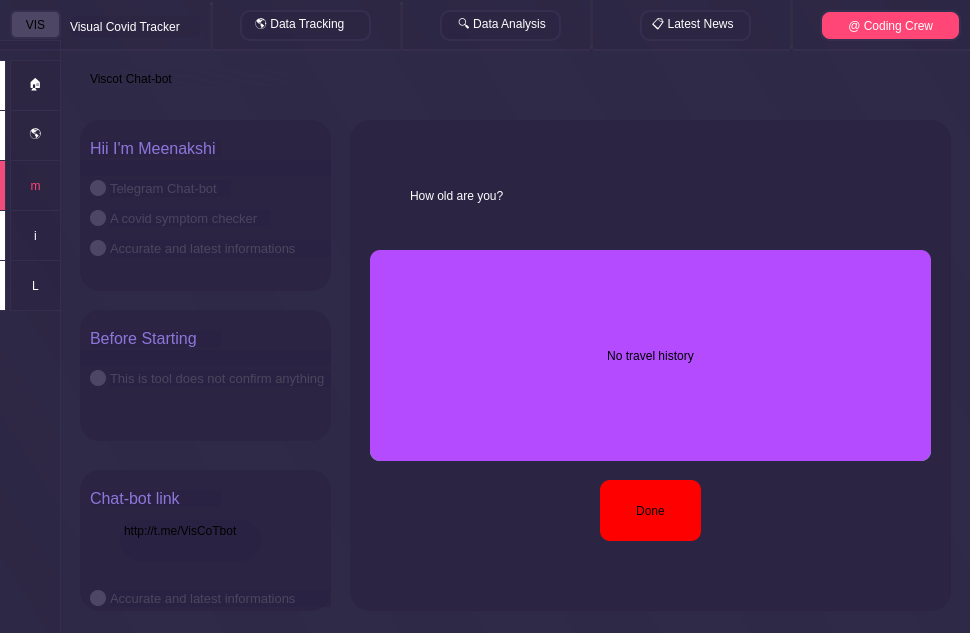
<?xml version="1.0" encoding="UTF-8"?>
<ui version="4.0">
 <class>MainWindow</class>
 <widget class="QMainWindow" name="MainWindow">
  <property name="geometry">
   <rect>
    <x>0</x>
    <y>0</y>
    <width>970</width>
    <height>633</height>
   </rect>
  </property>
  <property name="windowTitle">
   <string>MainWindow</string>
  </property>
  <property name="styleSheet">
   <string notr="true">background-color: qlineargradient(spread:repeat, x1:0.845, y1:0.0625, x2:1, y2:0, stop:0  rgba(47, 42, 71, 255), stop:1  rgba(45, 41, 70, 255))

</string>
  </property>
  <widget class="QWidget" name="centralwidget">
   <widget class="QWidget" name="widget" native="true">
    <property name="geometry">
     <rect>
      <x>-10</x>
      <y>-10</y>
      <width>991</width>
      <height>61</height>
     </rect>
    </property>
    <property name="styleSheet">
     <string notr="true">background-color: qlineargradient(spread:pad, x1:0, y1:0, x2:1, y2:0, stop:1 rgba(40, 33, 61, 50));
border:2px solid rgb(54, 46, 79)
</string>
    </property>
    <widget class="QPushButton" name="pushButton">
     <property name="geometry">
      <rect>
       <x>20</x>
       <y>20</y>
       <width>51</width>
       <height>29</height>
      </rect>
     </property>
     <property name="styleSheet">
      <string notr="true">border-width: 2px;
border-radius:6px;
font: 75 9pt &quot;Ubuntu&quot;;
background-color: qlineargradient(spread:pad, x1:0, y1:0, x2:1, y2:0, stop:1 rgba(77, 70, 100, 255));
</string>
     </property>
     <property name="text">
      <string>VIS</string>
     </property>
    </widget>
    <widget class="QLabel" name="label">
     <property name="geometry">
      <rect>
       <x>80</x>
       <y>26</y>
       <width>131</width>
       <height>21</height>
      </rect>
     </property>
     <property name="styleSheet">
      <string notr="true">border-width: 0px;
color: rgb(255, 255, 255);
border-radius:6px;
font: 9pt &quot;Ubuntu&quot;;</string>
     </property>
     <property name="text">
      <string>Visual Covid Tracker</string>
     </property>
    </widget>
    <widget class="QLabel" name="label_2">
     <property name="geometry">
      <rect>
       <x>250</x>
       <y>20</y>
       <width>131</width>
       <height>31</height>
      </rect>
     </property>
     <property name="styleSheet">
      <string notr="true">border-radius:10px;
color: rgb(255, 255, 255);
font: 9pt &quot;Ubuntu&quot;;</string>
     </property>
     <property name="text">
      <string>   🌎 Data Tracking</string>
     </property>
    </widget>
    <widget class="QLabel" name="label_3">
     <property name="geometry">
      <rect>
       <x>450</x>
       <y>20</y>
       <width>121</width>
       <height>31</height>
      </rect>
     </property>
     <property name="styleSheet">
      <string notr="true">border-radius:10px;
color: rgb(255, 255, 255);
font: 9pt &quot;Ubuntu&quot;;</string>
     </property>
     <property name="text">
      <string>    🔍 Data Analysis</string>
     </property>
    </widget>
    <widget class="QLabel" name="label_4">
     <property name="geometry">
      <rect>
       <x>650</x>
       <y>20</y>
       <width>111</width>
       <height>31</height>
      </rect>
     </property>
     <property name="styleSheet">
      <string notr="true">border-radius:10px;
color: rgb(255, 255, 255);
font: 9pt &quot;Ubuntu&quot;;</string>
     </property>
     <property name="text">
      <string>  📋 Latest News</string>
     </property>
    </widget>
    <widget class="QLabel" name="label_5">
     <property name="geometry">
      <rect>
       <x>830</x>
       <y>20</y>
       <width>141</width>
       <height>31</height>
      </rect>
     </property>
     <property name="styleSheet">
      <string notr="true">border-radius:10px;
font: 9pt &quot;Ubuntu&quot;;
background-color: qlineargradient(spread:pad, x1:0, y1:0, x2:1, y2:0, stop:1 rgba(255, 70, 119, 255));
color: rgb(255, 255, 255);</string>
     </property>
     <property name="text">
      <string>       @ Coding Crew</string>
     </property>
    </widget>
    <widget class="Line" name="line">
     <property name="geometry">
      <rect>
       <x>220</x>
       <y>10</y>
       <width>3</width>
       <height>61</height>
      </rect>
     </property>
     <property name="styleSheet">
      <string notr="true">border-width: 5px;

border-color:qlineargradient(spread:pad, x1:0, y1:0, x2:1, y2:0, stop:1 rgba(97, 91, 117, 25));
background-color: qlineargradient(spread:pad, x1:0, y1:0, x2:1, y2:0, stop:1 rgba(40, 33, 61,255));
</string>
     </property>
     <property name="orientation">
      <enum>Qt::Vertical</enum>
     </property>
    </widget>
    <widget class="Line" name="line_2">
     <property name="geometry">
      <rect>
       <x>800</x>
       <y>0</y>
       <width>3</width>
       <height>61</height>
      </rect>
     </property>
     <property name="styleSheet">
      <string notr="true">border-width: 5px;

border-color:qlineargradient(spread:pad, x1:0, y1:0, x2:1, y2:0, stop:1 rgba(97, 91, 117, 25));
background-color: qlineargradient(spread:pad, x1:0, y1:0, x2:1, y2:0, stop:1 rgba(40, 33, 61,255));
</string>
     </property>
     <property name="orientation">
      <enum>Qt::Vertical</enum>
     </property>
    </widget>
    <widget class="Line" name="line_3">
     <property name="geometry">
      <rect>
       <x>600</x>
       <y>0</y>
       <width>3</width>
       <height>61</height>
      </rect>
     </property>
     <property name="styleSheet">
      <string notr="true">border-width: 5px;

border-color:qlineargradient(spread:pad, x1:0, y1:0, x2:1, y2:0, stop:1 rgba(97, 91, 117, 25));
background-color: qlineargradient(spread:pad, x1:0, y1:0, x2:1, y2:0, stop:1 rgba(40, 33, 61,255));
</string>
     </property>
     <property name="orientation">
      <enum>Qt::Vertical</enum>
     </property>
    </widget>
    <widget class="Line" name="line_4">
     <property name="geometry">
      <rect>
       <x>410</x>
       <y>10</y>
       <width>3</width>
       <height>61</height>
      </rect>
     </property>
     <property name="styleSheet">
      <string notr="true">border-width: 5px;

border-color:qlineargradient(spread:pad, x1:0, y1:0, x2:1, y2:0, stop:1 rgba(97, 91, 117, 25));
background-color: qlineargradient(spread:pad, x1:0, y1:0, x2:1, y2:0, stop:1 rgba(40, 33, 61,255));
</string>
     </property>
     <property name="orientation">
      <enum>Qt::Vertical</enum>
     </property>
    </widget>
   </widget>
   <widget class="QWidget" name="widget_2" native="true">
    <property name="geometry">
     <rect>
      <x>-10</x>
      <y>40</y>
      <width>71</width>
      <height>601</height>
     </rect>
    </property>
    <property name="styleSheet">
     <string notr="true">background-color: qlineargradient(spread:pad, x1:0, y1:0, x2:1, y2:0, stop:1 rgba(40, 33, 61, 50));
border:1px solid rgb(54, 46, 79)
</string>
    </property>
    <widget class="QPushButton" name="pushButton_2">
     <property name="geometry">
      <rect>
       <x>20</x>
       <y>20</y>
       <width>51</width>
       <height>51</height>
      </rect>
     </property>
     <property name="styleSheet">
      <string notr="true">color: rgb(255,255,255);
font: 75 20pt &quot;Ubuntu&quot;;</string>
     </property>
     <property name="text">
      <string>🏠</string>
     </property>
    </widget>
    <widget class="QLabel" name="label_6">
     <property name="geometry">
      <rect>
       <x>0</x>
       <y>20</y>
       <width>16</width>
       <height>51</height>
      </rect>
     </property>
     <property name="styleSheet">
      <string notr="true">background-color: qlineargradient(spread:pad, x1:0, y1:0, x2:1, y2:0, stop:1 rgba(255, 255, 255, 255));</string>
     </property>
     <property name="text">
      <string/>
     </property>
    </widget>
    <widget class="QLabel" name="label_7">
     <property name="geometry">
      <rect>
       <x>0</x>
       <y>120</y>
       <width>16</width>
       <height>51</height>
      </rect>
     </property>
     <property name="styleSheet">
      <string notr="true">background-color: qlineargradient(spread:pad, x1:0, y1:0, x2:1, y2:0, stop:1 rgba(240, 77, 124, 255));</string>
     </property>
     <property name="text">
      <string/>
     </property>
    </widget>
    <widget class="QPushButton" name="pushButton_3">
     <property name="geometry">
      <rect>
       <x>20</x>
       <y>70</y>
       <width>51</width>
       <height>51</height>
      </rect>
     </property>
     <property name="toolTip">
      <string>&lt;html&gt;&lt;head/&gt;&lt;body&gt;&lt;p&gt;&lt;span style=&quot; font-weight:600;&quot;&gt;GLOBAL DATA&lt;/span&gt;&lt;/p&gt;&lt;/body&gt;&lt;/html&gt;</string>
     </property>
     <property name="styleSheet">
      <string notr="true">color: rgb(255,255,255);
font: 75 20pt &quot;Ubuntu&quot;;</string>
     </property>
     <property name="text">
      <string>🌎</string>
     </property>
    </widget>
    <widget class="QLabel" name="label_8">
     <property name="geometry">
      <rect>
       <x>0</x>
       <y>170</y>
       <width>16</width>
       <height>51</height>
      </rect>
     </property>
     <property name="styleSheet">
      <string notr="true">background-color: qlineargradient(spread:pad, x1:0, y1:0, x2:1, y2:0, stop:1 rgba(255, 255, 255, 255));
</string>
     </property>
     <property name="text">
      <string/>
     </property>
    </widget>
    <widget class="QPushButton" name="pushButton_4">
     <property name="geometry">
      <rect>
       <x>20</x>
       <y>120</y>
       <width>51</width>
       <height>51</height>
      </rect>
     </property>
     <property name="styleSheet">
      <string notr="true">color: rgb(255, 69, 118);
font: 30pt &quot;Webdings&quot;;
</string>
     </property>
     <property name="text">
      <string>m</string>
     </property>
    </widget>
    <widget class="QLabel" name="label_9">
     <property name="geometry">
      <rect>
       <x>0</x>
       <y>220</y>
       <width>16</width>
       <height>51</height>
      </rect>
     </property>
     <property name="styleSheet">
      <string notr="true">background-color: qlineargradient(spread:pad, x1:0, y1:0, x2:1, y2:0, stop:1 rgba(255, 255, 255, 255));
</string>
     </property>
     <property name="text">
      <string/>
     </property>
    </widget>
    <widget class="QPushButton" name="pushButton_5">
     <property name="geometry">
      <rect>
       <x>20</x>
       <y>170</y>
       <width>51</width>
       <height>51</height>
      </rect>
     </property>
     <property name="styleSheet">
      <string notr="true">color: rgb(255,255,255);
font: 28pt &quot;Webdings&quot;;
</string>
     </property>
     <property name="text">
      <string>i</string>
     </property>
    </widget>
    <widget class="QPushButton" name="pushButton_6">
     <property name="geometry">
      <rect>
       <x>20</x>
       <y>220</y>
       <width>51</width>
       <height>51</height>
      </rect>
     </property>
     <property name="toolTip">
      <string>&lt;html&gt;&lt;head/&gt;&lt;body&gt;&lt;p&gt;&lt;span style=&quot; font-weight:600;&quot;&gt;GLOBAL DATA&lt;/span&gt;&lt;/p&gt;&lt;/body&gt;&lt;/html&gt;</string>
     </property>
     <property name="styleSheet">
      <string notr="true">color: rgb(255,255,255);
font: 35pt &quot;Webdings&quot;;</string>
     </property>
     <property name="text">
      <string>L</string>
     </property>
    </widget>
    <widget class="QLabel" name="label_10">
     <property name="geometry">
      <rect>
       <x>0</x>
       <y>70</y>
       <width>16</width>
       <height>51</height>
      </rect>
     </property>
     <property name="styleSheet">
      <string notr="true">background-color: qlineargradient(spread:pad, x1:0, y1:0, x2:1, y2:0, stop:1 rgba(255, 255, 255, 255));
</string>
     </property>
     <property name="text">
      <string/>
     </property>
    </widget>
    <zorder>pushButton_6</zorder>
    <zorder>pushButton_2</zorder>
    <zorder>label_6</zorder>
    <zorder>label_7</zorder>
    <zorder>pushButton_3</zorder>
    <zorder>label_8</zorder>
    <zorder>pushButton_4</zorder>
    <zorder>label_9</zorder>
    <zorder>pushButton_5</zorder>
    <zorder>label_10</zorder>
   </widget>
   <widget class="QLabel" name="label_11">
    <property name="geometry">
     <rect>
      <x>90</x>
      <y>70</y>
      <width>201</width>
      <height>17</height>
     </rect>
    </property>
    <property name="styleSheet">
     <string notr="true">font: 75 16pt &quot;Ubuntu&quot;;</string>
    </property>
    <property name="text">
     <string>Viscot Chat-bot</string>
    </property>
   </widget>
   <widget class="QWidget" name="widget_3" native="true">
    <property name="geometry">
     <rect>
      <x>80</x>
      <y>120</y>
      <width>251</width>
      <height>171</height>
     </rect>
    </property>
    <property name="styleSheet">
     <string notr="true">border-width:2px;
border-radius:20px;
background-color: qlineargradient(spread:pad, x1:0, y1:0, x2:1, y2:0, stop:1 rgba(40, 33, 64, 150));
</string>
    </property>
    <widget class="QLabel" name="label_12">
     <property name="geometry">
      <rect>
       <x>10</x>
       <y>20</y>
       <width>131</width>
       <height>17</height>
      </rect>
     </property>
     <property name="font">
      <font>
       <family>Ubuntu</family>
       <pointsize>12</pointsize>
       <weight>9</weight>
       <italic>false</italic>
       <bold>false</bold>
      </font>
     </property>
     <property name="styleSheet">
      <string notr="true">font: 75 12pt &quot;Ubuntu&quot;;
color: rgb(140, 118, 220)</string>
     </property>
     <property name="text">
      <string>Hii I'm Meenakshi</string>
     </property>
    </widget>
    <widget class="Line" name="line_5">
     <property name="geometry">
      <rect>
       <x>0</x>
       <y>40</y>
       <width>251</width>
       <height>16</height>
      </rect>
     </property>
     <property name="orientation">
      <enum>Qt::Horizontal</enum>
     </property>
    </widget>
    <widget class="QPushButton" name="pushButton_7">
     <property name="geometry">
      <rect>
       <x>10</x>
       <y>60</y>
       <width>16</width>
       <height>16</height>
      </rect>
     </property>
     <property name="styleSheet">
      <string notr="true">border-width: 2px;
border-radius:8px;
font: 75 9pt &quot;Ubuntu&quot;;
background-color: qlineargradient(spread:pad, x1:0, y1:0, x2:1, y2:0, stop:1 rgba(77, 70, 100, 255));
</string>
     </property>
     <property name="text">
      <string/>
     </property>
    </widget>
    <widget class="QLabel" name="label_16">
     <property name="geometry">
      <rect>
       <x>30</x>
       <y>60</y>
       <width>121</width>
       <height>17</height>
      </rect>
     </property>
     <property name="font">
      <font>
       <family>Ubuntu</family>
       <pointsize>10</pointsize>
       <weight>9</weight>
       <italic>false</italic>
       <bold>false</bold>
      </font>
     </property>
     <property name="styleSheet">
      <string notr="true">font: 75 10pt &quot;Ubuntu&quot;;
color: rgb(74, 70, 94);</string>
     </property>
     <property name="text">
      <string>Telegram Chat-bot</string>
     </property>
    </widget>
    <widget class="QPushButton" name="pushButton_8">
     <property name="geometry">
      <rect>
       <x>10</x>
       <y>90</y>
       <width>16</width>
       <height>16</height>
      </rect>
     </property>
     <property name="styleSheet">
      <string notr="true">border-width: 2px;
border-radius:8px;
font: 75 9pt &quot;Ubuntu&quot;;
background-color: qlineargradient(spread:pad, x1:0, y1:0, x2:1, y2:0, stop:1 rgba(77, 70, 100, 255));
</string>
     </property>
     <property name="text">
      <string/>
     </property>
    </widget>
    <widget class="QLabel" name="label_17">
     <property name="geometry">
      <rect>
       <x>30</x>
       <y>90</y>
       <width>161</width>
       <height>17</height>
      </rect>
     </property>
     <property name="font">
      <font>
       <family>Ubuntu</family>
       <pointsize>10</pointsize>
       <weight>9</weight>
       <italic>false</italic>
       <bold>false</bold>
      </font>
     </property>
     <property name="styleSheet">
      <string notr="true">font: 75 10pt &quot;Ubuntu&quot;;
color: rgb(74, 70, 94);</string>
     </property>
     <property name="text">
      <string>A covid symptom checker</string>
     </property>
    </widget>
    <widget class="QLabel" name="label_18">
     <property name="geometry">
      <rect>
       <x>30</x>
       <y>120</y>
       <width>241</width>
       <height>17</height>
      </rect>
     </property>
     <property name="font">
      <font>
       <family>Ubuntu</family>
       <pointsize>10</pointsize>
       <weight>9</weight>
       <italic>false</italic>
       <bold>false</bold>
      </font>
     </property>
     <property name="styleSheet">
      <string notr="true">font: 75 10pt &quot;Ubuntu&quot;;
color: rgb(74, 70, 94);</string>
     </property>
     <property name="text">
      <string>Accurate and latest informations</string>
     </property>
    </widget>
    <widget class="QPushButton" name="pushButton_9">
     <property name="geometry">
      <rect>
       <x>10</x>
       <y>120</y>
       <width>16</width>
       <height>16</height>
      </rect>
     </property>
     <property name="styleSheet">
      <string notr="true">border-width: 2px;
border-radius:8px;
font: 75 9pt &quot;Ubuntu&quot;;
background-color: qlineargradient(spread:pad, x1:0, y1:0, x2:1, y2:0, stop:1 rgba(77, 70, 100, 255));
</string>
     </property>
     <property name="text">
      <string/>
     </property>
    </widget>
   </widget>
   <widget class="QWidget" name="widget_4" native="true">
    <property name="geometry">
     <rect>
      <x>80</x>
      <y>310</y>
      <width>251</width>
      <height>131</height>
     </rect>
    </property>
    <property name="styleSheet">
     <string notr="true">border-width:2px;
border-radius:20px;
background-color: qlineargradient(spread:pad, x1:0, y1:0, x2:1, y2:0, stop:1 rgba(40, 33, 64, 150));
</string>
    </property>
    <widget class="QLabel" name="label_13">
     <property name="geometry">
      <rect>
       <x>10</x>
       <y>20</y>
       <width>131</width>
       <height>17</height>
      </rect>
     </property>
     <property name="font">
      <font>
       <family>Ubuntu</family>
       <pointsize>12</pointsize>
       <weight>9</weight>
       <italic>false</italic>
       <bold>false</bold>
      </font>
     </property>
     <property name="styleSheet">
      <string notr="true">font: 75 12pt &quot;Ubuntu&quot;;
color: rgb(140, 118, 220)</string>
     </property>
     <property name="text">
      <string>Before Starting</string>
     </property>
    </widget>
    <widget class="Line" name="line_6">
     <property name="geometry">
      <rect>
       <x>0</x>
       <y>40</y>
       <width>251</width>
       <height>16</height>
      </rect>
     </property>
     <property name="orientation">
      <enum>Qt::Horizontal</enum>
     </property>
    </widget>
    <widget class="QPushButton" name="pushButton_10">
     <property name="geometry">
      <rect>
       <x>10</x>
       <y>60</y>
       <width>16</width>
       <height>16</height>
      </rect>
     </property>
     <property name="styleSheet">
      <string notr="true">border-width: 2px;
border-radius:8px;
font: 75 9pt &quot;Ubuntu&quot;;
background-color: qlineargradient(spread:pad, x1:0, y1:0, x2:1, y2:0, stop:1 rgba(77, 70, 100, 255));
</string>
     </property>
     <property name="text">
      <string/>
     </property>
    </widget>
    <widget class="QLabel" name="label_19">
     <property name="geometry">
      <rect>
       <x>30</x>
       <y>60</y>
       <width>221</width>
       <height>17</height>
      </rect>
     </property>
     <property name="font">
      <font>
       <family>Ubuntu</family>
       <pointsize>10</pointsize>
       <weight>9</weight>
       <italic>false</italic>
       <bold>false</bold>
      </font>
     </property>
     <property name="styleSheet">
      <string notr="true">font: 75 10pt &quot;Ubuntu&quot;;
color: rgb(74, 70, 94);</string>
     </property>
     <property name="text">
      <string>This is tool does not confirm anything</string>
     </property>
    </widget>
   </widget>
   <widget class="QWidget" name="widget_5" native="true">
    <property name="geometry">
     <rect>
      <x>350</x>
      <y>120</y>
      <width>601</width>
      <height>491</height>
     </rect>
    </property>
    <property name="styleSheet">
     <string notr="true">border-width:2px;
border-radius:20px;
background-color: qlineargradient(spread:pad, x1:0, y1:0, x2:1, y2:0, stop:1 rgba(40, 33, 64, 150));
</string>
    </property>
    <widget class="QLabel" name="question">
     <property name="geometry">
      <rect>
       <x>60</x>
       <y>40</y>
       <width>391</width>
       <height>71</height>
      </rect>
     </property>
     <property name="styleSheet">
      <string notr="true">
font: 75 24pt &quot;Ubuntu&quot;;
color: rgb(255, 255, 255);
background-color: qlineargradient(spread:pad, x1:0, y1:0, x2:1, y2:0, stop:1 rgba(0, 0, 0, 0));</string>
     </property>
     <property name="text">
      <string>How old are you?</string>
     </property>
    </widget>
    <widget class="QLineEdit" name="lineEdit">
     <property name="geometry">
      <rect>
       <x>80</x>
       <y>180</y>
       <width>221</width>
       <height>71</height>
      </rect>
     </property>
     <property name="styleSheet">
      <string notr="true">border-width:2px;
border-radius:30px;
color:rgb(255, 70, 119);
background-color: qlineargradient(spread:pad, x1:0, y1:0, x2:1, y2:0, stop:1 rgba(226, 226, 226, 255));
font: 18pt &quot;Ubuntu&quot;;</string>
     </property>
     <property name="text">
      <string/>
     </property>
    </widget>
    <widget class="QPushButton" name="pushButton_13">
     <property name="geometry">
      <rect>
       <x>340</x>
       <y>190</y>
       <width>151</width>
       <height>61</height>
      </rect>
     </property>
     <property name="styleSheet">
      <string notr="true">font: 75 20pt &quot;Ubuntu&quot;;
border-radius:10px;
background-color: qlineargradient(spread:pad, x1:0, y1:0, x2:1, y2:0, stop:1 rgba(255, 70, 119, 255));</string>
     </property>
     <property name="text">
      <string>Start</string>
     </property>
    </widget>
    <widget class="QPushButton" name="a">
     <property name="geometry">
      <rect>
       <x>180</x>
       <y>190</y>
       <width>111</width>
       <height>61</height>
      </rect>
     </property>
     <property name="styleSheet">
      <string notr="true">font: 75 20pt &quot;Ubuntu&quot;;
border-radius:10px;
background-color: qlineargradient(spread:pad, x1:0, y1:0, x2:1, y2:0, stop:1 rgba(0, 255, 0, 255));
</string>
     </property>
     <property name="text">
      <string>Normal</string>
     </property>
    </widget>
    <widget class="QPushButton" name="b">
     <property name="geometry">
      <rect>
       <x>310</x>
       <y>190</y>
       <width>101</width>
       <height>61</height>
      </rect>
     </property>
     <property name="styleSheet">
      <string notr="true">font: 75 20pt &quot;Ubuntu&quot;;
border-radius:10px;
background-color: qlineargradient(spread:pad, x1:0, y1:0, x2:1, y2:0, stop:1 rgba(255, 85, 0, 255));
</string>
     </property>
     <property name="text">
      <string>Fever</string>
     </property>
    </widget>
    <widget class="QPushButton" name="c">
     <property name="geometry">
      <rect>
       <x>430</x>
       <y>190</y>
       <width>151</width>
       <height>61</height>
      </rect>
     </property>
     <property name="styleSheet">
      <string notr="true">font: 75 20pt &quot;Ubuntu&quot;;
border-radius:10px;
background-color: qlineargradient(spread:pad, x1:0, y1:0, x2:1, y2:0, stop:1 rgba(255, 0, 0, 255));
</string>
     </property>
     <property name="text">
      <string>High Fever</string>
     </property>
    </widget>
    <widget class="QPushButton" name="d">
     <property name="geometry">
      <rect>
       <x>20</x>
       <y>190</y>
       <width>141</width>
       <height>61</height>
      </rect>
     </property>
     <property name="styleSheet">
      <string notr="true">font: 75 20pt &quot;Ubuntu&quot;;
border-radius:10px;
background-color: qlineargradient(spread:pad, x1:0, y1:0, x2:1, y2:0, stop:1 rgba(146, 166, 16, 255));
</string>
     </property>
     <property name="text">
      <string>Unaware</string>
     </property>
    </widget>
    <widget class="QPushButton" name="s">
     <property name="geometry">
      <rect>
       <x>30</x>
       <y>140</y>
       <width>141</width>
       <height>61</height>
      </rect>
     </property>
     <property name="styleSheet">
      <string notr="true">font: 75 20pt &quot;Ubuntu&quot;;
border-radius:10px;
background-color: qlineargradient(spread:pad, x1:0, y1:0, x2:1, y2:0, stop:1 rgba(255, 85, 0, 255));
</string>
     </property>
     <property name="text">
      <string>Dry Cough</string>
     </property>
    </widget>
    <widget class="QPushButton" name="s3">
     <property name="geometry">
      <rect>
       <x>30</x>
       <y>210</y>
       <width>421</width>
       <height>61</height>
      </rect>
     </property>
     <property name="styleSheet">
      <string notr="true">font: 75 20pt &quot;Ubuntu&quot;;
border-radius:10px;
background-color: qlineargradient(spread:pad, x1:0, y1:0, x2:1, y2:0, stop:1 rgba(255, 85, 0, 255));
</string>
     </property>
     <property name="text">
      <string>Loss or diminished sense of smell</string>
     </property>
    </widget>
    <widget class="QPushButton" name="s2">
     <property name="geometry">
      <rect>
       <x>180</x>
       <y>140</y>
       <width>181</width>
       <height>61</height>
      </rect>
     </property>
     <property name="styleSheet">
      <string notr="true">font: 75 20pt &quot;Ubuntu&quot;;
border-radius:10px;
background-color: qlineargradient(spread:pad, x1:0, y1:0, x2:1, y2:0, stop:1 rgba(255, 85, 0, 255));
</string>
     </property>
     <property name="text">
      <string>Sore Throat</string>
     </property>
    </widget>
    <widget class="QPushButton" name="s6">
     <property name="geometry">
      <rect>
       <x>370</x>
       <y>140</y>
       <width>191</width>
       <height>61</height>
      </rect>
     </property>
     <property name="styleSheet">
      <string notr="true">font: 75 20pt &quot;Ubuntu&quot;;
border-radius:10px;
background-color: qlineargradient(spread:pad, x1:0, y1:0, x2:1, y2:0, stop:1 rgba(255, 85, 0, 255));
</string>
     </property>
     <property name="text">
      <string>Weakness</string>
     </property>
    </widget>
    <widget class="QPushButton" name="s4">
     <property name="geometry">
      <rect>
       <x>30</x>
       <y>280</y>
       <width>421</width>
       <height>61</height>
      </rect>
     </property>
     <property name="styleSheet">
      <string notr="true">font: 75 20pt &quot;Ubuntu&quot;;
border-radius:10px;
background-color: qlineargradient(spread:pad, x1:0, y1:0, x2:1, y2:0, stop:1 rgba(255, 85, 0, 255));
</string>
     </property>
     <property name="text">
      <string>Change in Apetite</string>
     </property>
    </widget>
    <widget class="QPushButton" name="s5">
     <property name="geometry">
      <rect>
       <x>460</x>
       <y>210</y>
       <width>101</width>
       <height>131</height>
      </rect>
     </property>
     <property name="styleSheet">
      <string notr="true">font: 75 20pt &quot;Ubuntu&quot;;
border-radius:10px;
background-color: qlineargradient(spread:pad, x1:0, y1:0, x2:1, y2:0, stop:1 rgba(255, 0, 0, 255));
</string>
     </property>
     <property name="text">
      <string>Done</string>
     </property>
    </widget>
    <widget class="QPushButton" name="sy1">
     <property name="geometry">
      <rect>
       <x>30</x>
       <y>280</y>
       <width>321</width>
       <height>61</height>
      </rect>
     </property>
     <property name="styleSheet">
      <string notr="true">font: 75 20pt &quot;Ubuntu&quot;;
border-radius:10px;
background-color: qlineargradient(spread:pad, x1:0, y1:0, x2:1, y2:0, stop:1 rgba(146, 166, 16, 255));
</string>
     </property>
     <property name="text">
      <string>Moderate/Severe Cough</string>
     </property>
    </widget>
    <widget class="QPushButton" name="sy2">
     <property name="geometry">
      <rect>
       <x>30</x>
       <y>210</y>
       <width>281</width>
       <height>61</height>
      </rect>
     </property>
     <property name="styleSheet">
      <string notr="true">font: 75 20pt &quot;Ubuntu&quot;;
border-radius:10px;
background-color: qlineargradient(spread:pad, x1:0, y1:0, x2:1, y2:0, stop:1 rgba(146, 166, 16, 255));
</string>
     </property>
     <property name="text">
      <string>Breathing difficulties</string>
     </property>
    </widget>
    <widget class="QPushButton" name="sy3">
     <property name="geometry">
      <rect>
       <x>370</x>
       <y>280</y>
       <width>191</width>
       <height>61</height>
      </rect>
     </property>
     <property name="styleSheet">
      <string notr="true">font: 75 20pt &quot;Ubuntu&quot;;
border-radius:10px;
background-color: qlineargradient(spread:pad, x1:0, y1:0, x2:1, y2:0, stop:1 rgba(146, 166, 16, 255));
</string>
     </property>
     <property name="text">
      <string>Drowsiness</string>
     </property>
    </widget>
    <widget class="QPushButton" name="sy5">
     <property name="geometry">
      <rect>
       <x>30</x>
       <y>140</y>
       <width>531</width>
       <height>61</height>
      </rect>
     </property>
     <property name="styleSheet">
      <string notr="true">font: 75 20pt &quot;Ubuntu&quot;;
border-radius:10px;
background-color: qlineargradient(spread:pad, x1:0, y1:0, x2:1, y2:0, stop:1 rgba(146, 166, 16, 255));
</string>
     </property>
     <property name="text">
      <string>Persistant pain and pressure in chest</string>
     </property>
    </widget>
    <widget class="QPushButton" name="sy4">
     <property name="geometry">
      <rect>
       <x>320</x>
       <y>210</y>
       <width>241</width>
       <height>61</height>
      </rect>
     </property>
     <property name="styleSheet">
      <string notr="true">font: 75 20pt &quot;Ubuntu&quot;;
border-radius:10px;
background-color: qlineargradient(spread:pad, x1:0, y1:0, x2:1, y2:0, stop:1 rgba(146, 166, 16, 255));
</string>
     </property>
     <property name="text">
      <string>Severe Weakness</string>
     </property>
    </widget>
    <widget class="QPushButton" name="sy6">
     <property name="geometry">
      <rect>
       <x>250</x>
       <y>360</y>
       <width>101</width>
       <height>61</height>
      </rect>
     </property>
     <property name="styleSheet">
      <string notr="true">font: 75 20pt &quot;Ubuntu&quot;;
border-radius:10px;
background-color: qlineargradient(spread:pad, x1:0, y1:0, x2:1, y2:0, stop:1 rgba(255, 0, 0, 255));
</string>
     </property>
     <property name="text">
      <string>Done</string>
     </property>
    </widget>
    <widget class="QPushButton" name="sm1">
     <property name="geometry">
      <rect>
       <x>50</x>
       <y>170</y>
       <width>221</width>
       <height>101</height>
      </rect>
     </property>
     <property name="styleSheet">
      <string notr="true">font: 75 31pt &quot;Ubuntu&quot;;
border-radius:10px;
background-color: qlineargradient(spread:pad, x1:0, y1:0, x2:1, y2:0, stop:1 rgba(255, 0, 0, 255));
</string>
     </property>
     <property name="text">
      <string>Yes</string>
     </property>
    </widget>
    <widget class="QPushButton" name="sm2">
     <property name="geometry">
      <rect>
       <x>300</x>
       <y>170</y>
       <width>221</width>
       <height>91</height>
      </rect>
     </property>
     <property name="styleSheet">
      <string notr="true">font: 75 31pt &quot;Ubuntu&quot;;
border-radius:10px;
background-color: qlineargradient(spread:pad, x1:0, y1:0, x2:1, y2:0, stop:1 rgba(146, 166, 16, 255));
</string>
     </property>
     <property name="text">
      <string>NO</string>
     </property>
    </widget>
    <widget class="QPushButton" name="t1">
     <property name="geometry">
      <rect>
       <x>20</x>
       <y>140</y>
       <width>561</width>
       <height>61</height>
      </rect>
     </property>
     <property name="styleSheet">
      <string notr="true">font: 75 16pt &quot;Ubuntu&quot;;
color: rgb(0, 0, 0);
border-radius:10px;
background-color: qlineargradient(spread:pad, x1:0, y1:0, x2:1, y2:0, stop:1 rgba(44, 255, 58, 255));
</string>
     </property>
     <property name="text">
      <string>No travel history</string>
     </property>
    </widget>
    <widget class="QPushButton" name="t2">
     <property name="geometry">
      <rect>
       <x>20</x>
       <y>210</y>
       <width>561</width>
       <height>61</height>
      </rect>
     </property>
     <property name="styleSheet">
      <string notr="true">font: 75 16pt &quot;Ubuntu&quot;;
color: rgb(0, 0, 0);
border-radius:10px;
background-color: qlineargradient(spread:pad, x1:0, y1:0, x2:1, y2:0, stop:1 rgba(44, 255, 58, 255));
</string>
     </property>
     <property name="text">
      <string>History of travel in affected areas  in last 14 days</string>
     </property>
    </widget>
    <widget class="QPushButton" name="t3">
     <property name="geometry">
      <rect>
       <x>20</x>
       <y>280</y>
       <width>561</width>
       <height>61</height>
      </rect>
     </property>
     <property name="styleSheet">
      <string notr="true">font: 75 14pt &quot;Ubuntu&quot;;
color: rgb(0, 0, 0);
border-radius:10px;
background-color: qlineargradient(spread:pad, x1:0, y1:0, x2:1, y2:0, stop:1 rgba(44, 255, 58, 255));
</string>
     </property>
     <property name="text">
      <string>Close contact with a person with cough and fever in last 14 days</string>
     </property>
    </widget>
    <widget class="QPushButton" name="tep">
     <property name="geometry">
      <rect>
       <x>20</x>
       <y>130</y>
       <width>561</width>
       <height>211</height>
      </rect>
     </property>
     <property name="styleSheet">
      <string notr="true">font: 75 35pt &quot;Ubuntu&quot;;
color: rgb(0, 0, 0);
border-radius:10px;
background-color: qlineargradient(spread:pad, x1:0, y1:0, x2:1, y2:0, stop:1 rgba(180, 75, 255, 255));

</string>
     </property>
     <property name="text">
      <string>No travel history</string>
     </property>
    </widget>
   </widget>
   <widget class="QWidget" name="widget_6" native="true">
    <property name="geometry">
     <rect>
      <x>80</x>
      <y>470</y>
      <width>251</width>
      <height>141</height>
     </rect>
    </property>
    <property name="styleSheet">
     <string notr="true">border-width:2px;
border-radius:20px;
background-color: qlineargradient(spread:pad, x1:0, y1:0, x2:1, y2:0, stop:1 rgba(40, 33, 64, 150));
</string>
    </property>
    <widget class="QLabel" name="label_14">
     <property name="geometry">
      <rect>
       <x>10</x>
       <y>20</y>
       <width>131</width>
       <height>17</height>
      </rect>
     </property>
     <property name="font">
      <font>
       <family>Ubuntu</family>
       <pointsize>12</pointsize>
       <weight>9</weight>
       <italic>false</italic>
       <bold>false</bold>
      </font>
     </property>
     <property name="styleSheet">
      <string notr="true">font: 75 12pt &quot;Ubuntu&quot;;
color: rgb(140, 118, 220)</string>
     </property>
     <property name="text">
      <string>Chat-bot link</string>
     </property>
    </widget>
    <widget class="QLabel" name="label_24">
     <property name="geometry">
      <rect>
       <x>30</x>
       <y>120</y>
       <width>241</width>
       <height>17</height>
      </rect>
     </property>
     <property name="font">
      <font>
       <family>Ubuntu</family>
       <pointsize>10</pointsize>
       <weight>9</weight>
       <italic>false</italic>
       <bold>false</bold>
      </font>
     </property>
     <property name="styleSheet">
      <string notr="true">font: 75 10pt &quot;Ubuntu&quot;;
color: rgb(74, 70, 94);</string>
     </property>
     <property name="text">
      <string>Accurate and latest informations</string>
     </property>
    </widget>
    <widget class="QPushButton" name="pushButton_15">
     <property name="geometry">
      <rect>
       <x>10</x>
       <y>120</y>
       <width>16</width>
       <height>16</height>
      </rect>
     </property>
     <property name="styleSheet">
      <string notr="true">border-width: 2px;
border-radius:8px;
font: 75 9pt &quot;Ubuntu&quot;;
background-color: qlineargradient(spread:pad, x1:0, y1:0, x2:1, y2:0, stop:1 rgba(77, 70, 100, 255));
</string>
     </property>
     <property name="text">
      <string/>
     </property>
    </widget>
    <widget class="QTextBrowser" name="textBrowser">
     <property name="geometry">
      <rect>
       <x>40</x>
       <y>50</y>
       <width>141</width>
       <height>41</height>
      </rect>
     </property>
     <property name="html">
      <string>&lt;!DOCTYPE HTML PUBLIC &quot;-//W3C//DTD HTML 4.0//EN&quot; &quot;http://www.w3.org/TR/REC-html40/strict.dtd&quot;&gt;
&lt;html&gt;&lt;head&gt;&lt;meta name=&quot;qrichtext&quot; content=&quot;1&quot; /&gt;&lt;style type=&quot;text/css&quot;&gt;
p, li { white-space: pre-wrap; }
&lt;/style&gt;&lt;/head&gt;&lt;body style=&quot; font-family:'Noto Sans'; font-size:9pt; font-weight:400; font-style:normal;&quot;&gt;
&lt;p style=&quot; margin-top:0px; margin-bottom:0px; margin-left:0px; margin-right:0px; -qt-block-indent:0; text-indent:0px;&quot;&gt;http://t.me/VisCoTbot&lt;/p&gt;&lt;/body&gt;&lt;/html&gt;</string>
     </property>
    </widget>
   </widget>
  </widget>
 </widget>
 <resources/>
 <connections/>
</ui>
